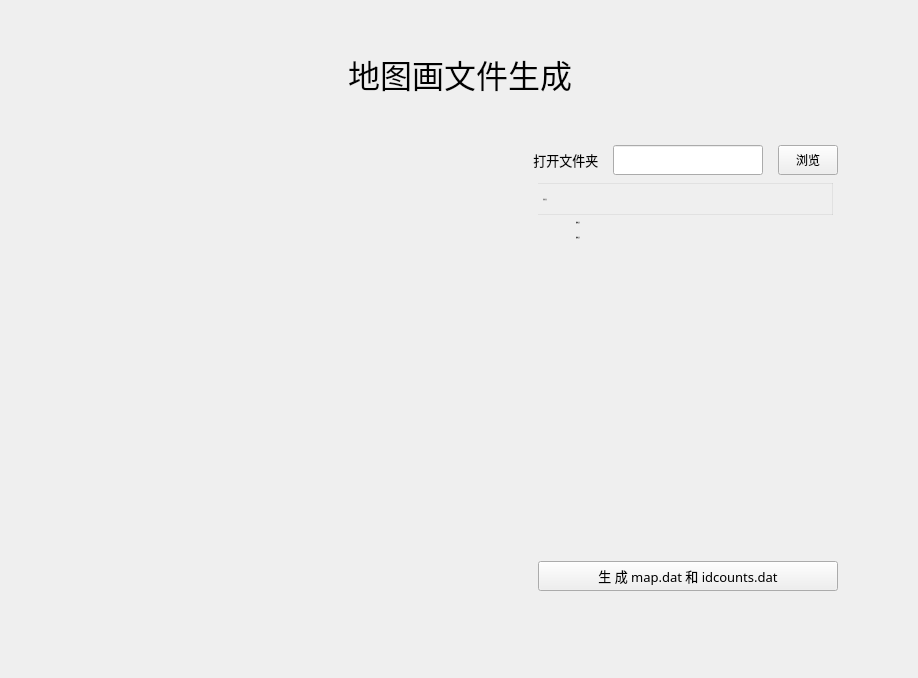
<?xml version="1.0" encoding="UTF-8"?>
<ui version="4.0">
 <class>Hui</class>
 <widget class="QWidget" name="Hui">
  <property name="geometry">
   <rect>
    <x>0</x>
    <y>0</y>
    <width>918</width>
    <height>678</height>
   </rect>
  </property>
  <property name="windowTitle">
   <string>Form</string>
  </property>
  <widget class="QWidget" name="layoutWidget">
   <property name="geometry">
    <rect>
     <x>50</x>
     <y>50</y>
     <width>820</width>
     <height>563</height>
    </rect>
   </property>
   <layout class="QGridLayout" name="gridLayout_5">
    <item row="2" column="0">
     <layout class="QGridLayout" name="gridLayout_7">
      <item row="1" column="0" alignment="Qt::AlignHCenter|Qt::AlignVCenter">
       <widget class="SimpleCardWidget" name="SimpleCardWidget_2">
        <property name="minimumSize">
         <size>
          <width>450</width>
          <height>450</height>
         </size>
        </property>
        <property name="maximumSize">
         <size>
          <width>450</width>
          <height>450</height>
         </size>
        </property>
        <layout class="QGridLayout" name="gridLayout_4"/>
       </widget>
      </item>
      <item row="0" column="0">
       <widget class="SegmentedWidget" name="SegmentedWidget">
        <property name="minimumSize">
         <size>
          <width>188</width>
          <height>31</height>
         </size>
        </property>
        <property name="maximumSize">
         <size>
          <width>16777215</width>
          <height>30</height>
         </size>
        </property>
       </widget>
      </item>
     </layout>
    </item>
    <item row="1" column="1">
     <spacer name="verticalSpacer_2">
      <property name="orientation">
       <enum>Qt::Vertical</enum>
      </property>
      <property name="sizeHint" stdset="0">
       <size>
        <width>20</width>
        <height>15</height>
       </size>
      </property>
     </spacer>
    </item>
    <item row="0" column="0" colspan="2" alignment="Qt::AlignHCenter|Qt::AlignVCenter">
     <widget class="TitleLabel" name="TitleLabel">
      <property name="font">
       <font>
        <family>萝莉体</family>
        <pointsize>24</pointsize>
        <weight>50</weight>
        <bold>false</bold>
       </font>
      </property>
      <property name="tabletTracking">
       <bool>false</bool>
      </property>
      <property name="focusPolicy">
       <enum>Qt::StrongFocus</enum>
      </property>
      <property name="text">
       <string>地图画文件生成</string>
      </property>
     </widget>
    </item>
    <item row="2" column="1" alignment="Qt::AlignHCenter|Qt::AlignVCenter">
     <widget class="SimpleCardWidget" name="SimpleCardWidget">
      <property name="minimumSize">
       <size>
        <width>360</width>
        <height>490</height>
       </size>
      </property>
      <property name="maximumSize">
       <size>
        <width>360</width>
        <height>490</height>
       </size>
      </property>
      <layout class="QGridLayout" name="gridLayout_3">
       <item row="1" column="2">
        <widget class="VerticalSeparator" name="VerticalSeparator_2">
         <property name="minimumSize">
          <size>
           <width>5</width>
           <height>0</height>
          </size>
         </property>
         <property name="maximumSize">
          <size>
           <width>5</width>
           <height>16777215</height>
          </size>
         </property>
        </widget>
       </item>
       <item row="1" column="0">
        <widget class="VerticalSeparator" name="VerticalSeparator">
         <property name="minimumSize">
          <size>
           <width>5</width>
           <height>0</height>
          </size>
         </property>
         <property name="maximumSize">
          <size>
           <width>5</width>
           <height>16777215</height>
          </size>
         </property>
        </widget>
       </item>
       <item row="1" column="1">
        <layout class="QGridLayout" name="gridLayout_2">
         <item row="3" column="0" alignment="Qt::AlignHCenter|Qt::AlignVCenter">
          <widget class="PushButton" name="PushButton_SF">
           <property name="minimumSize">
            <size>
             <width>300</width>
             <height>30</height>
            </size>
           </property>
           <property name="maximumSize">
            <size>
             <width>300</width>
             <height>30</height>
            </size>
           </property>
           <property name="font">
            <font>
             <family>萝莉体</family>
             <pointsize>10</pointsize>
             <weight>50</weight>
             <bold>false</bold>
            </font>
           </property>
           <property name="text">
            <string>生 成 map.dat 和 idcounts.dat</string>
           </property>
          </widget>
         </item>
         <item row="0" column="0">
          <layout class="QGridLayout" name="gridLayout_6">
           <item row="0" column="2" alignment="Qt::AlignHCenter|Qt::AlignVCenter">
            <widget class="PushButton" name="PushButton_2">
             <property name="minimumSize">
              <size>
               <width>60</width>
               <height>30</height>
              </size>
             </property>
             <property name="maximumSize">
              <size>
               <width>60</width>
               <height>30</height>
              </size>
             </property>
             <property name="font">
              <font>
               <family>萝莉体</family>
               <pointsize>9</pointsize>
               <weight>50</weight>
               <bold>false</bold>
              </font>
             </property>
             <property name="text">
              <string>浏览</string>
             </property>
            </widget>
           </item>
           <item row="0" column="0" alignment="Qt::AlignHCenter|Qt::AlignVCenter">
            <widget class="StrongBodyLabel" name="StrongBodyLabel_2">
             <property name="minimumSize">
              <size>
               <width>75</width>
               <height>30</height>
              </size>
             </property>
             <property name="maximumSize">
              <size>
               <width>75</width>
               <height>30</height>
              </size>
             </property>
             <property name="font">
              <font>
               <family>萝莉体</family>
               <pointsize>10</pointsize>
               <weight>50</weight>
               <bold>false</bold>
              </font>
             </property>
             <property name="text">
              <string> 打开文件夹</string>
             </property>
            </widget>
           </item>
           <item row="0" column="1" alignment="Qt::AlignHCenter|Qt::AlignVCenter">
            <widget class="LineEdit" name="LineEdit_2">
             <property name="minimumSize">
              <size>
               <width>150</width>
               <height>30</height>
              </size>
             </property>
             <property name="maximumSize">
              <size>
               <width>150</width>
               <height>30</height>
              </size>
             </property>
            </widget>
           </item>
          </layout>
         </item>
         <item row="2" column="0">
          <widget class="HorizontalSeparator" name="HorizontalSeparator">
           <property name="minimumSize">
            <size>
             <width>0</width>
             <height>5</height>
            </size>
           </property>
           <property name="maximumSize">
            <size>
             <width>16777215</width>
             <height>5</height>
            </size>
           </property>
          </widget>
         </item>
         <item row="1" column="0" alignment="Qt::AlignHCenter|Qt::AlignVCenter">
          <widget class="TreeWidget" name="TreeWidget">
           <property name="sizePolicy">
            <sizepolicy hsizetype="Expanding" vsizetype="Expanding">
             <horstretch>0</horstretch>
             <verstretch>0</verstretch>
            </sizepolicy>
           </property>
           <property name="minimumSize">
            <size>
             <width>300</width>
             <height>360</height>
            </size>
           </property>
           <property name="maximumSize">
            <size>
             <width>300</width>
             <height>360</height>
            </size>
           </property>
           <property name="font">
            <font>
             <family>萝莉体</family>
             <pointsize>-1</pointsize>
             <weight>50</weight>
             <italic>false</italic>
             <bold>false</bold>
            </font>
           </property>
           <property name="styleSheet">
            <string notr="true">QTreeView {
    background-color: transparent;
    border: none;
    border-radius: 5px;
    outline: 0;
    padding-right: 5px;
    font: 12px '萝莉体';
    selection-background-color: transparent;
}

QTreeView[isBorderVisible=true] {
    border: 1px solid rgba(0, 0, 0, 15);
}

QTreeView::item {
    padding: 4px;
    margin-top: 2px;
    margin-bottom: 2px;
    padding-left: 20px;
    border-radius: 5px;
    /* color: black; */
}

QTreeView::branch:has-children:!has-siblings:closed,
QTreeView::branch:closed:has-children:has-siblings {
    image: url(:/qfluentwidgets/images/tree_view/TreeViewClose_black.svg);
}

QTreeView::branch:open:has-children:!has-siblings,
QTreeView::branch:open:has-children:has-siblings {
    image: url(:/qfluentwidgets/images/tree_view/TreeViewOpen_black.svg);
}

QTreeView:disabled {
    color: rgba(0, 0, 0, 110);
}

QTreeView::indicator {
    width: 18px;
    height: 18px;
    border-radius: 5px;
    border: none;
    background-color: transparent;
}


QHeaderView {
    background-color: transparent;
}

QHeaderView::section {
    background-color: transparent;
    color: rgb(96, 96, 96);
    padding-left: 5px;
    padding-right: 5px;
    border: 1px solid rgba(0, 0, 0, 15);
    font: 15px '萝莉体';
}

QHeaderView::section:horizontal {
    border-left: none;
    height: 30px;
}

QTreeView[isBorderVisible=true] QHeaderView::section:horizontal {
    border-top: none;
}

QHeaderView::section:horizontal:last {
    border-right: none;
}

QHeaderView::section:vertical {
    border-top: none;
}

QHeaderView::section:checked {
    background-color: transparent;
}

QHeaderView::down-arrow {
    subcontrol-origin: padding;
    subcontrol-position: center right;
    margin-right: 6px;
    image: url(:/qfluentwidgets/images/table_view/Down_black.svg);
}

QHeaderView::up-arrow {
    subcontrol-origin: padding;
    subcontrol-position: center right;
    margin-right: 6px;
    image: url(:/qfluentwidgets/images/table_view/Up_black.svg);
}

QTableCornerButton::section {
    background-color: transparent;
    border: 1px solid rgba(0, 0, 0, 15);
}

QTableCornerButton::section:pressed {
    background-color: rgba(0, 0, 0, 12);
}</string>
           </property>
           <property name="dragEnabled">
            <bool>false</bool>
           </property>
           <property name="iconSize">
            <size>
             <width>32</width>
             <height>32</height>
            </size>
           </property>
           <property name="autoExpandDelay">
            <number>-1</number>
           </property>
           <property name="indentation">
            <number>15</number>
           </property>
           <property name="rootIsDecorated">
            <bool>true</bool>
           </property>
           <property name="uniformRowHeights">
            <bool>false</bool>
           </property>
           <property name="sortingEnabled">
            <bool>false</bool>
           </property>
           <property name="animated">
            <bool>true</bool>
           </property>
           <property name="allColumnsShowFocus">
            <bool>false</bool>
           </property>
           <property name="wordWrap">
            <bool>false</bool>
           </property>
           <property name="headerHidden">
            <bool>false</bool>
           </property>
           <property name="columnCount">
            <number>1</number>
           </property>
           <attribute name="headerVisible">
            <bool>true</bool>
           </attribute>
           <attribute name="headerCascadingSectionResizes">
            <bool>false</bool>
           </attribute>
           <attribute name="headerHighlightSections">
            <bool>false</bool>
           </attribute>
           <column>
            <property name="text">
             <string notr="true">选择世界</string>
            </property>
           </column>
           <item>
            <property name="text">
             <string>新建项目</string>
            </property>
            <property name="icon">
             <iconset>
              <normaloff>../icon.png</normaloff>
              <disabledoff>../icon.png</disabledoff>
              <activeoff>../icon.png</activeoff>
              <selectedoff>../icon.png</selectedoff>../icon.png</iconset>
            </property>
           </item>
           <item>
            <property name="text">
             <string>新建项目</string>
            </property>
            <property name="icon">
             <iconset>
              <normaloff>../icon.png</normaloff>../icon.png</iconset>
            </property>
           </item>
          </widget>
         </item>
        </layout>
       </item>
       <item row="0" column="1">
        <widget class="HorizontalSeparator" name="HorizontalSeparator_3">
         <property name="minimumSize">
          <size>
           <width>0</width>
           <height>5</height>
          </size>
         </property>
         <property name="maximumSize">
          <size>
           <width>16777215</width>
           <height>5</height>
          </size>
         </property>
        </widget>
       </item>
       <item row="2" column="1">
        <widget class="HorizontalSeparator" name="HorizontalSeparator_4">
         <property name="minimumSize">
          <size>
           <width>0</width>
           <height>5</height>
          </size>
         </property>
         <property name="maximumSize">
          <size>
           <width>16777215</width>
           <height>5</height>
          </size>
         </property>
        </widget>
       </item>
      </layout>
     </widget>
    </item>
    <item row="1" column="0">
     <spacer name="verticalSpacer">
      <property name="orientation">
       <enum>Qt::Vertical</enum>
      </property>
      <property name="sizeHint" stdset="0">
       <size>
        <width>20</width>
        <height>15</height>
       </size>
      </property>
     </spacer>
    </item>
   </layout>
  </widget>
 </widget>
 <customwidgets>
  <customwidget>
   <class>PushButton</class>
   <extends>QPushButton</extends>
   <header>qfluentwidgets</header>
  </customwidget>
  <customwidget>
   <class>HorizontalSeparator</class>
   <extends>QWidget</extends>
   <header>qfluentwidgets</header>
  </customwidget>
  <customwidget>
   <class>VerticalSeparator</class>
   <extends>QWidget</extends>
   <header>qfluentwidgets</header>
  </customwidget>
  <customwidget>
   <class>CardWidget</class>
   <extends>QFrame</extends>
   <header>qfluentwidgets</header>
   <container>1</container>
  </customwidget>
  <customwidget>
   <class>SimpleCardWidget</class>
   <extends>CardWidget</extends>
   <header>qfluentwidgets</header>
   <container>1</container>
  </customwidget>
  <customwidget>
   <class>StrongBodyLabel</class>
   <extends>QLabel</extends>
   <header>qfluentwidgets</header>
  </customwidget>
  <customwidget>
   <class>TitleLabel</class>
   <extends>QLabel</extends>
   <header>qfluentwidgets</header>
  </customwidget>
  <customwidget>
   <class>Pivot</class>
   <extends>QWidget</extends>
   <header>qfluentwidgets</header>
  </customwidget>
  <customwidget>
   <class>SegmentedWidget</class>
   <extends>Pivot</extends>
   <header>qfluentwidgets</header>
  </customwidget>
  <customwidget>
   <class>LineEdit</class>
   <extends>QLineEdit</extends>
   <header>qfluentwidgets</header>
  </customwidget>
  <customwidget>
   <class>TreeWidget</class>
   <extends>QTreeWidget</extends>
   <header>qfluentwidgets</header>
  </customwidget>
 </customwidgets>
 <resources/>
 <connections/>
</ui>
